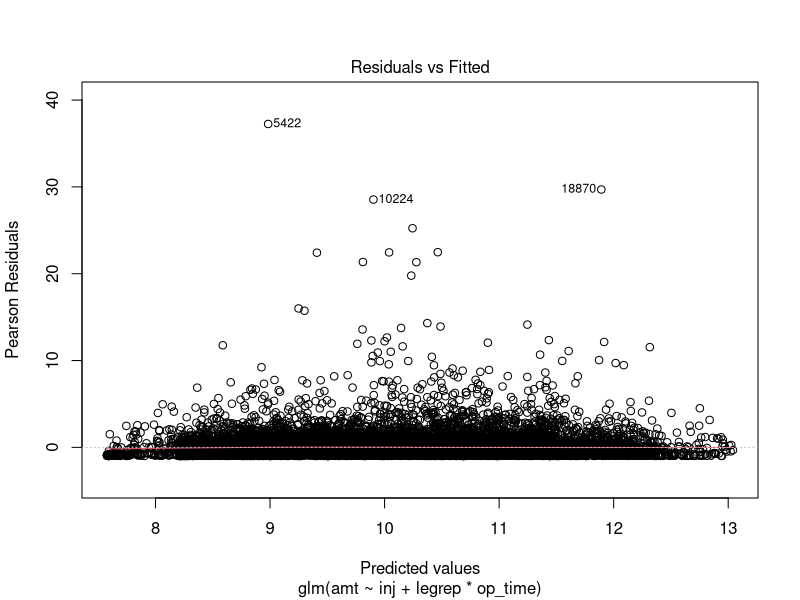
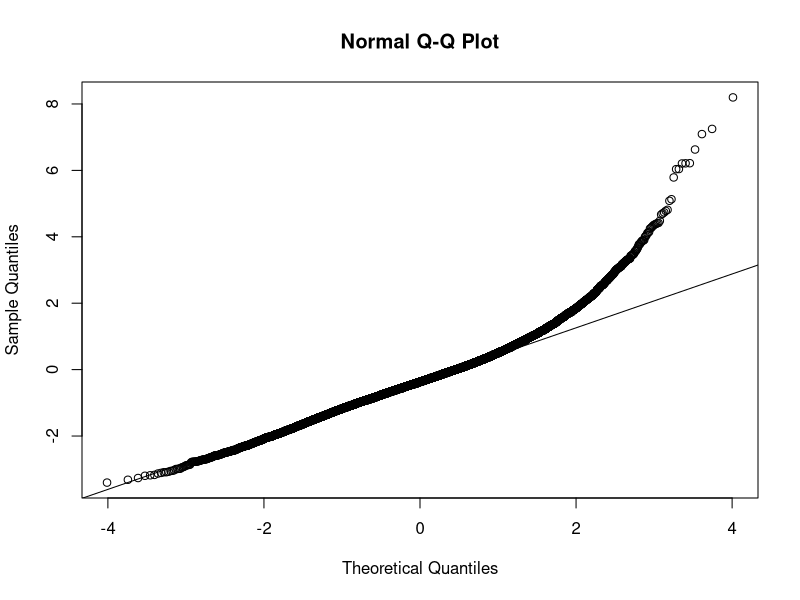

Generate these figures, in order, with R:
# GLM Case Study 1
# Task 1: Convert numeric variables to factors

persinj <- read.csv("persinj.csv")
summary(persinj)


# convert inj to a factor
persinj$inj <- as.factor(persinj$inj)
summary(persinj)

# now inj will display counts instead of numerical summary stats

# Task 2:
# a - split data intro training and test
# b - run OLS model for claim size or a transformation of claim size on training set
# c - calculate RMSE of the model on the test set. This provides benchmark for further model dev

library(caret)
set.seed(2019)

partition <- createDataPartition(y = persinj$amt, p = 0.75, list = FALSE)
data.train <- persinj[partition, ]
data.test <- persinj[-partition, ]
summary(data.train$amt)
summary(data.test$amt)

# these are skewed data sets, so the train and test might look quite different
# fortunately the medians are very close
# note due to how skewed the data is, mean absolute error (MAE) may be more
# useful than RMSE

# our first candidate model is a linear mdel on the log of claim size
# using OLS, but via the glm() function

glm.ols <- glm(log(amt) ~ inj + legrep * op_time,
    family = gaussian(link = "identity"), data = data.train)

summary(glm.ols)

pred.ols <- exp(predict(glm.ols, newdata = data.test))
head(pred.ols)

# example - '3' refers to obs 3, which is the first obs in test set

RMSE(data.test$amt, pred.ols)

RMSE(data.test$amt, mean(data.train$amt))

# ols is an improvement in RMSE compared to null model

# Task 3:
# Evaluate potential combinations of distribution and link fnc
# a - explain why the choices are reasonable
# b - fit 3 models to the training set and calculate their test RMSE
# c - select the best combination, justify your choice

# proposed GLM 1: log link normal GLM on claim size
# now we take a linear model with amt size as target (not log amt)
# however we will use a log link
# so basically normal distribution with log link instead of identity

# this glm ensures positive prediction
# however it allows for possible negative target var obs

glm.log <- glm(amt ~ inj + legrep * op_time,
            family = gaussian(link = "log"), data = data.train)

summary(glm.log)

# by default predict() generates predictions on the scale of
# the linear predictor (log scale here) due to link
# to transform to the original scale use type = "response"

pred.log <- predict(glm.log, newdata = data.test, type = "response")
head(pred.log)
RMSE(data.test$amt, pred.log)

# note that RMSE decreases, so normal GLM with log link beats
# OLS with with log transform.

# GLM 2: log link gamma GLM
# justification for log link:
# ensures all predictions are positive (like the target variable)
# also makes coefficients easy to interpret - they are related to
# multiplicative changes to the linear predictor
# thus the log link is better than the canonical inverse link

glm.gamma <- glm(amt ~ inj + legrep * op_time,
            family = Gamma(link = "log"), data = data.train)

summary(glm.gamma)

RMSE(data.test$amt, predict(glm.gamma, newdata  = data.test, type = "response"))

# GLM 3: Inverse Gaussian GLM
# alternative to gamma glm. Has a fatter right tail. canonical link is inverse square link
# this ensures positive predictions but not easy to predict
# thus log link is more commonly used

# glm.ig <- glm(amt ~ inj + legrep * op_time, data = data.train, family = inverse.gaussian(link = "log"))

# note that the model will fail to converge
# we will stick to the gamma glm for subsequent tasks

par(bg = "#ffffff")
# Task 4: Validate the model
# a - compare the recommended model from task 3 to OLS model from task 2
# b - provide and interpret the diagnostic plots for rec. model to check
# -- model assumptions

# Gamma GLM vs Benchmark OLS
# RMSE of gamma glm is lower than that of OLS model
# 68.6k vs 72.8k
# Summary of gamma glm shows that all coeff estimates are statistically sig.
# Retain all existing features in the model.

# Diagnostics
# residuals vs fitted plot
plot(glm.gamma, which = 1)

# QQ plot
qqnorm(residuals(glm.gamma))
qqline(residuals(glm.gamma))

# Residuals vs Fitted:
# residuals mostly scatter around 0.
# However spread of positive residuals tends to be much higher than the negative residuals
# a few unusually large positive obs.

# QQ plot allows us to assess normality of standardized deviance residuals (not raw resid)
# The model looks problematic on the right end with points deviating significantly upwards.
# There are a lot more large positiuve standardized deviance residuals than under a normal distr.
# the data and deviance residuals are more skewed than the gamma distribution
# a fatter-tailed model may perform better.

# Recall that standardized deviance residuals should be approx normal in glm

# Task 5: Interpret Model
# Run selected model on full dataset
# a - run summary and provide output
# b - interpret the coeff estimates in a way that will provide useful
# -- info to the insurance company or personal injury policyholder

# Note that we use persinj data - running on full data set
glm.final <- glm(amt ~ inj + legrep * op_time,
    family = Gamma(link = "log"), data = persinj)
summary(glm.final)

# exponentiate coefficients to get multiplicative changes since we are using log link
exp(coef(glm.final))

# The model summary shows all features are stat. significant
# the interaction between legrep and op time is also significant
# this means that the effect of operational time on expected claim size
# varies for injuries with and without legal representation
# The expected claim size is muliplied by e^Bj for every unit increase
# in a numeric predictor or when a qual. predictor moves from baseline
# to a new level representend by a dummy var, holding all else constant.

# alternatively, the % change in exp. claim size is e^Bj - 1

# Every injury code except 9 is expected to have a claim size higher than code 1
# code 5 for ex. is est. to be e^1.3396 = 4.0404 times of that with code 1.
# Note we would expect code 6 to have the largest claims out of any inj code
# as this represents fatalities but this is not the case in Gamma. 

# op time is pos. associated with expected claim size, but effect is not 
# as positive for injuries with leg rep. 
# a unit increase in op time is associated with a mult increase of 1.0349 for 
# injuries with legal rep. 

# For most injuries those with legal rep have a higher expected claim size than
# those without leg rep, unless the injuries take an extraordinary long time to settle